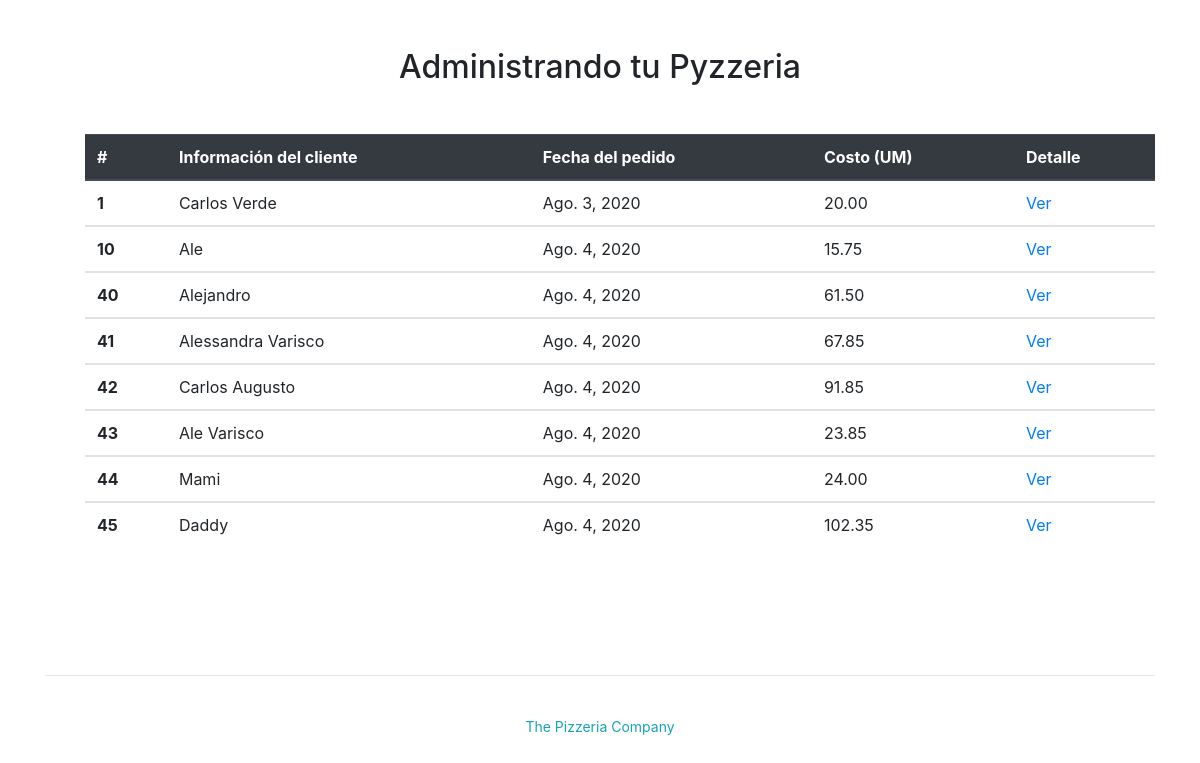
The page /pedidos/administracion/ on the database as committed earlier.
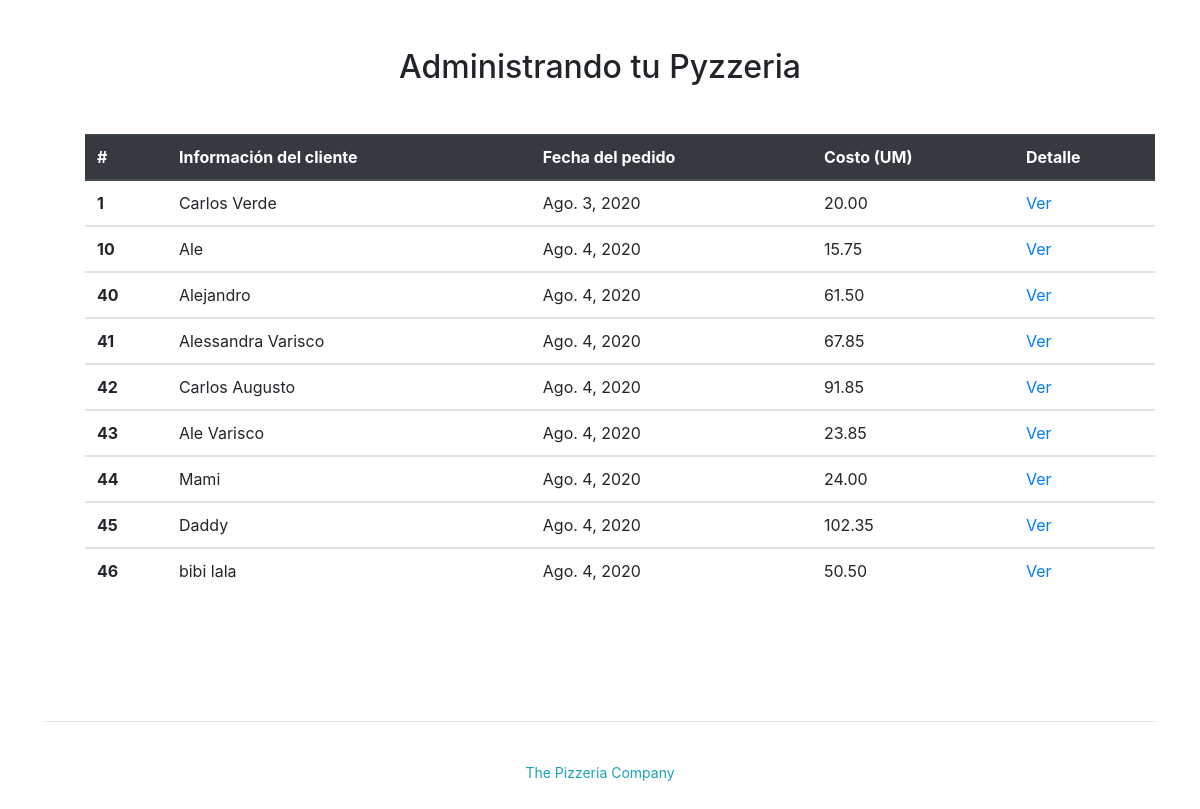
The same page on the database as committed later.
### pedidos/models.py (models this page shows, shortened)
class Pedido(models.Model):
    pedido_id = models.AutoField(primary_key=True)
    fecha_pedido = models.DateField('Fecha pedido')
    nombre_cliente = models.CharField(max_length=200)
    def costo_total(self):
        cont = 0
        for tot in self.pizza_set.all():
            cont = cont + tot.costo()
        return cont

class Pizza(models.Model):
    pizza_id = models.AutoField(primary_key=True)
    pedido_id = models.ForeignKey(Pedido, on_delete=models.DO_NOTHING)
    tamano_id = models.ForeignKey(Tamano, on_delete=models.DO_NOTHING)
    def costo(self):
        cont = 0
        for ing in self.pizza_ingrediente_set.all().filter()[0:]:
            cont = cont + ing.ingrediente_id.get_costo()
        return cont + self.tamano_id.get_costo()

class Tamano(models.Model):
    tamano_id = models.AutoField(primary_key=True)
    nombre_tamano = models.CharField(max_length=200)
    costo_tamano = models.DecimalField(max_digits=10, decimal_places=2)
    def get_costo(self):
        return self.costo_tamano

class Pizza_Ingrediente(models.Model):
    id = models.AutoField(primary_key=True)
    pizza_id = models.ForeignKey(Pizza, on_delete=models.DO_NOTHING, default=1)
    ingrediente_id = models.ForeignKey(Ingrediente, on_delete=models.DO_NOTHING, default=1)

class Ingrediente(models.Model):
    ingrediente_id = models.AutoField(primary_key=True)
    nombre_ingrediente = models.CharField(max_length=200)
    costo_ingrediente = models.DecimalField(max_digits=10, decimal_places=2, default=0)
    def get_costo(self):
        return self.costo_ingrediente

### pedidos/views.py (the view)
# urls.py: path('administracion/', views.admin, name='administracion'),
def admin(request):
    pedidos = list()
    pedidos_list = Pedido.objects.order_by('fecha_pedido')[0:]
    for pl in pedidos_list:
        pizzas = pl.pizza_set.all()
        if pizzas:
            pedidos.append(pl)
    return render(request, 'pedidos/administracion.html', {'pedidos_list': pedidos})

### pedidos/templates/pedidos/administracion.html (shortened to what this page needs)
<html>
    <head>
       {% load bootstrap4 %}
       {% bootstrap_css %}
    </head>
    <body>
<div class="container py-5">
    <div class="row">
        <div class="col-md-12">
            <h2 class="text-center mb-5">Administrando tu Pyzzeria</h2>
            <div>
                {% if pedidos_list %}
                    <ul>
                    <table class="table">
                        <thead class="thead-dark">
                        <tr>
                            <th scope="col">#</th>
                            <th scope="col">Información del cliente</th>
                            <th scope="col">Fecha del pedido</th>
                            <th scope="col">Costo (UM)</th>
                            <th scope="col">Detalle</th>
                        </tr>
                        </thead>
                        {% for pedido in pedidos_list %}
                        <tbody>
                        <tr>
                            <th scope="row">{{pedido.pedido_id}}</th>
                            <td>{{pedido.nombre_cliente}}</td>
                            <td>{{pedido.fecha_pedido}}</td>
                            <td>{{pedido.costo_total}}</td>
                            <td><a href="{% url 'pedidos:detalle' pedido.pedido_id %}">Ver</a></td>
                        </tr>
                        </tbody>
                        {% endfor %}
                    </table>
                    </ul>
                {% else %}
                    <p>No hay pedidos disponibles.</p>
                {% endif %}
            </div>
        <br><br><br><br>
        </div>
    </div>
    <hr>
    <p class="text-center"><br>
        <a class="small text-info d-inline-block" >The Pizzeria Company</a>
    </p>
</div>
    </body>
  </html>

Rows that differ between the two databases and show on the page:
added Pedido: pedido_id "46", nombre_cliente "bibi lala", fecha_pedido "Ago. 4, 2020", costo_total "50.50"
